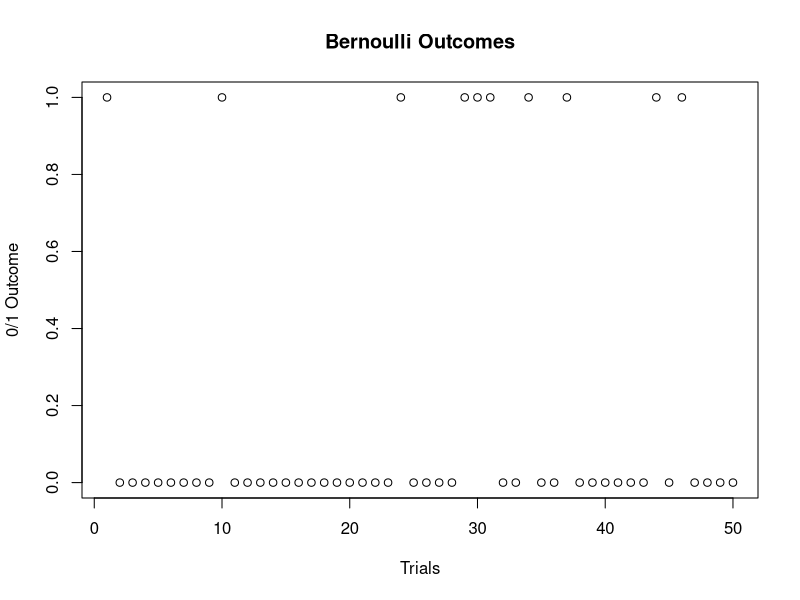
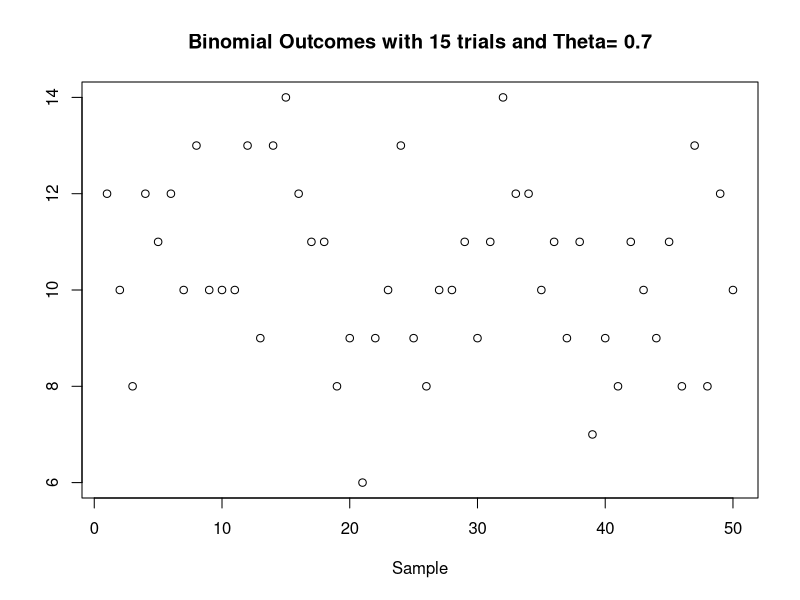
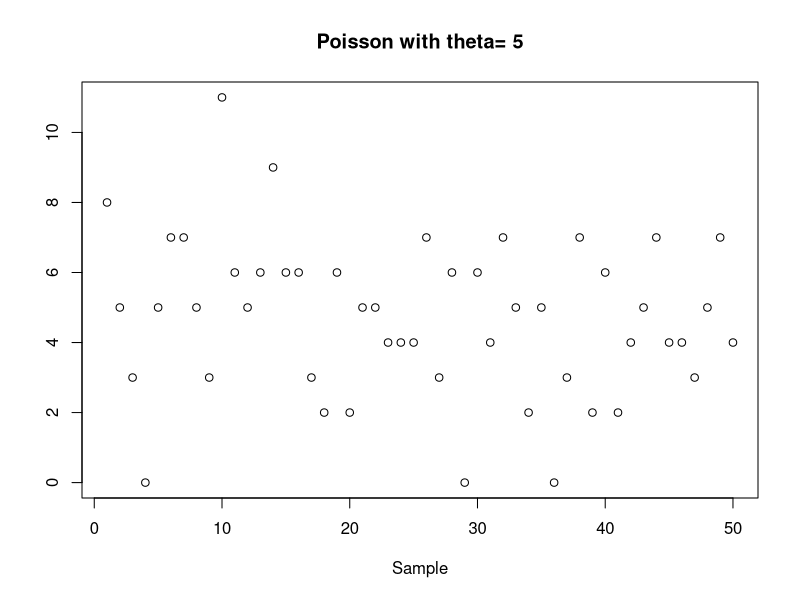
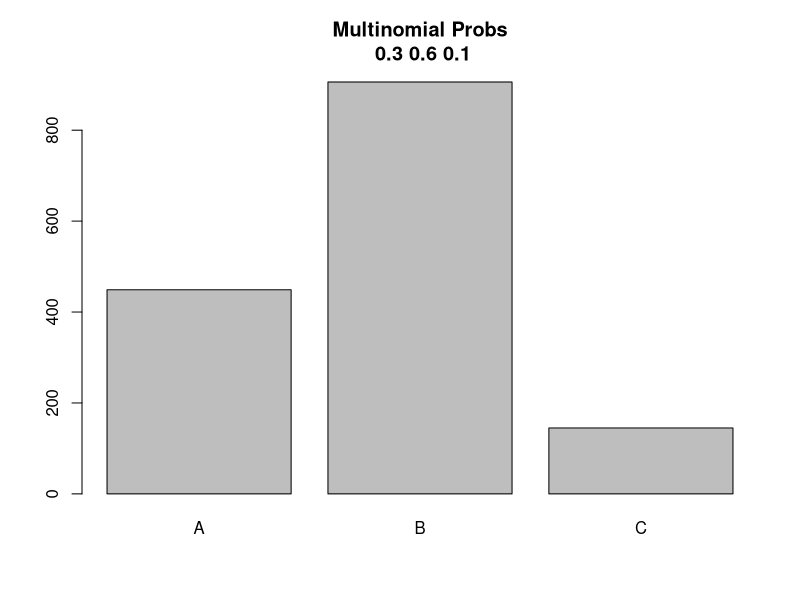
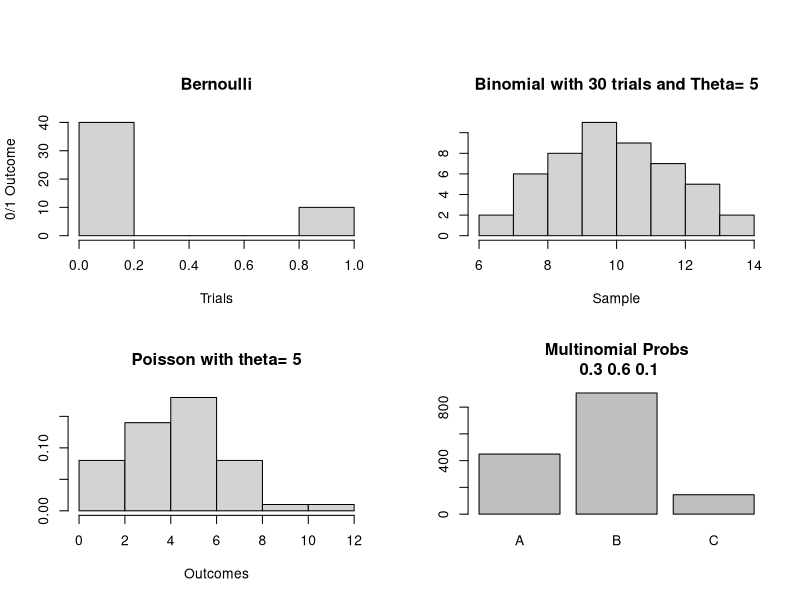
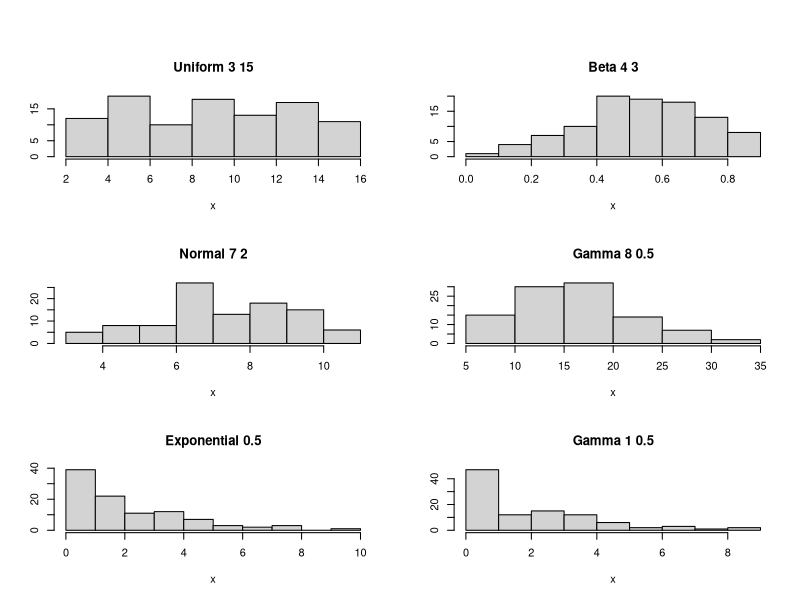
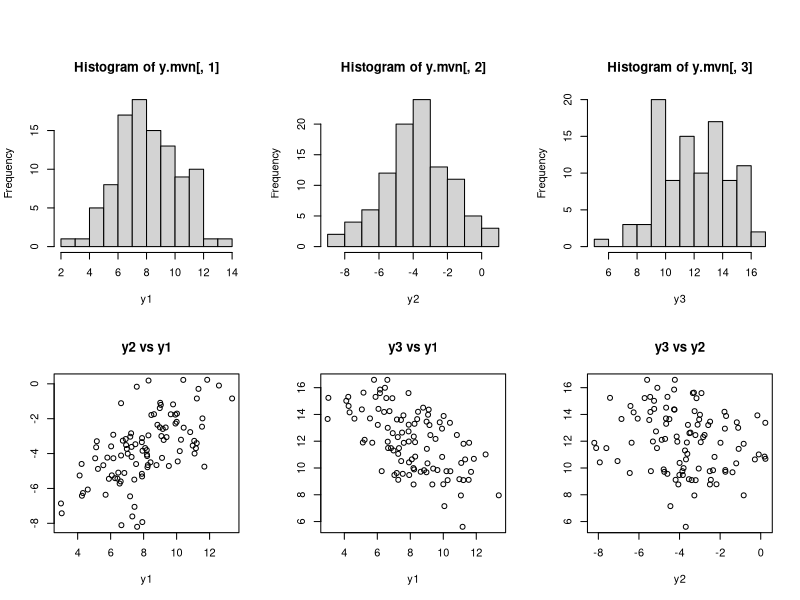

These figures' R source, in order:
## ---- chunk 1
set.seed(192)
num.samples <- 50

# Bernoulli
y1 <- rbinom(n=num.samples,size=1,prob=0.3)
plot(1:num.samples,y1,xlab="Trials",ylab="0/1 Outcome",main="Bernoulli Outcomes")
## ---- chunk 2
#Binomial(m,theta)

m <- 15
theta <- 0.7
y2 <- rbinom(n=num.samples,size=m,prob=theta)
plot(1:num.samples,y2,xlab="Sample",ylab="",
     main=paste("Binomial Outcomes with",m,"trials and Theta=",theta))
## ---- chunk 3
# Poisson
theta <- 5
y3 <- rpois(n=num.samples,lambda=theta)
plot(1:num.samples,y3,xlab="Sample",ylab="",main=paste("Poisson with theta=",theta))

## ---- chunk 4
# Multinomial
m <- 30
prob.vec <- c(0.3,0.6,0.1)
names(prob.vec) <- LETTERS[1:3]
y4 <- rmultinom(n=num.samples,size=m,prob=prob.vec)
dimnames(y4) <- list(names(prob.vec),NULL)
barplot(height=apply(y4,1,sum),main=paste("Multinomial Probs\n",paste(prob.vec,collapse=" ")))
 

## ---- chunk 5
par(mfrow=c(2,2),oma=c(0,0,3,0))
hist(y1,xlab="Trials",ylab="0/1 Outcome",main="Bernoulli")
hist(y2,xlab="Sample",ylab="",
     main=paste("Binomial with",m,"trials and Theta=",theta))
hist(y3,xlab="Outcomes",ylab="",prob=TRUE,main=paste("Poisson with theta=",theta))
barplot(height=apply(y4,1,sum),main=paste("Multinomial Probs\n",paste(prob.vec,collapse=" ")))
par(mfrow=c(1,1))
## ---- chunk 6
set.seed(83)
num.samples <- 100

# Uniform
umin <- 3; umax <- 15
yu <- runif(n=num.samples,min=umin,max=umax)

# Beta
bs1 <- 4; bs2 <- 3
yb <- rbeta(n=num.samples,shape1=bs1,shape2=bs2)

#Normal
nm <- 7; nsd <- 2
yn <- rnorm(n=num.samples,mean=nm,sd=nsd)

# Gamma
gs  <- 8; gr <- 0.5
yg <- rgamma(n=num.samples,shape=gs,rate=gr)

# Exponential
set.seed(153)
elambda <- 0.5
ye <- rexp(n=num.samples,rate=elambda)

# Gamma with shape=1 same as Exponential
set.seed(153)
yg.e <- rgamma(n=num.samples,shape=1,rate=elambda)

par(mfrow=c(3,2),oma=c(0,0,3,0))
hist(yu,xlab="x",ylab="",main=paste("Uniform",umin,umax))
hist(yb,xlab="x",ylab="",main=paste("Beta",bs1,bs2))
hist(yn,xlab="x",ylab="",main=paste("Normal",nm,nsd))
hist(yg,xlab="x",ylab="",main=paste("Gamma",gs,gr))
hist(ye,xlab="x",ylab="",main=paste("Exponential",elambda))
hist(yg.e,xlab="x",ylab="",main=paste("Gamma",1,elambda))
par(mfrow=c(1,1))
## ---- chunk 7
set.seed(231)
library(MASS)
num.dim <- 3
mu.vec  <- c(8,-4,12)

# Cholesky "decomposition" to construct positive definite Sigma
Sigma.sqrt <-matrix(c(2,0.8,-1.5,0,1.6,0.3,0,0,2),3,3,byrow=TRUE)
Sigma <- t(Sigma.sqrt) %*% Sigma.sqrt
cat("Check for positive definiteness, determinant=",det(Sigma),"\n")

y.mvn <- mvrnorm(n=num.samples,mu=mu.vec,Sigma=Sigma)
par(mfrow=c(2,3))
hist(y.mvn[,1],xlab="y1")
hist(y.mvn[,2],xlab="y2")
hist(y.mvn[,3],xlab="y3")
plot(y.mvn[,1],y.mvn[,2],xlab="y1",ylab="",main="y2 vs y1")
plot(y.mvn[,1],y.mvn[,3],xlab="y1",ylab="",main="y3 vs y1")
plot(y.mvn[,2],y.mvn[,3],xlab="y2",ylab="",main="y3 vs y2")
par(mfrow=c(1,1))

